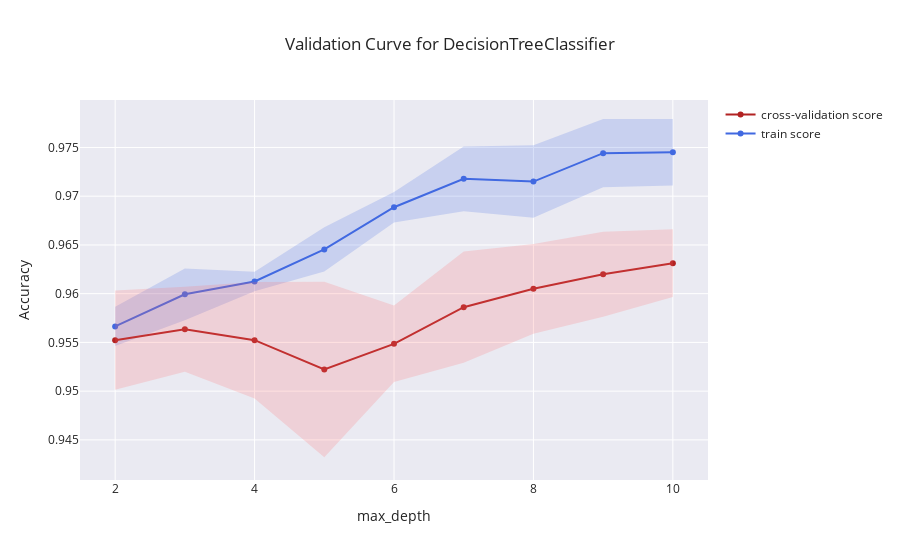
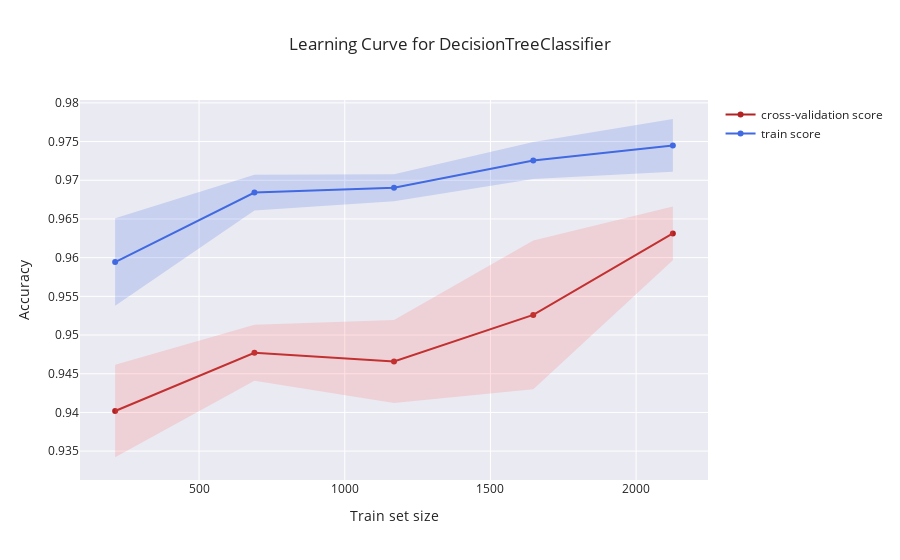
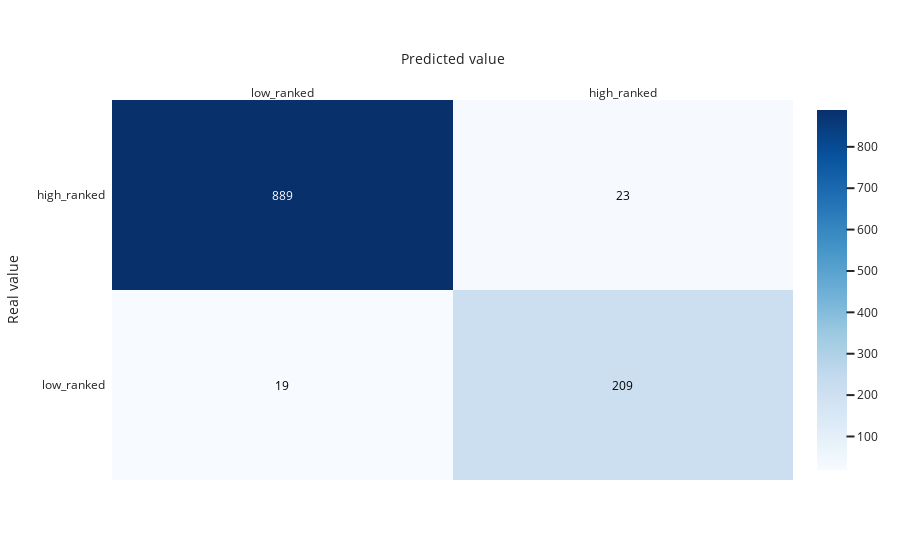

Notebook cell for these charts, in order:
### Markdown cell above
### Decision Tree

### Code cell
parameters = {'max_depth': [2,3,4,5,6,7,8,9,10], 'criterion': ['gini', 'entropy'], 'splitter': ['best', 'random'], 'min_samples_split': [3, 5, 7, 9, 12], 'min_samples_leaf': [3, 5, 7, 9, 12], 'max_features': ['sqrt', 'log2', None]}
best_model = classification.show_report("Decision Tree", DecisionTreeClassifier(), parameters, validation_parameter='max_depth', normalization=False)

### Figure 1 — Plotly figure (JSON) as saved in the notebook; plotly's stock layout.template omitted (floating-point values rounded to 4 significant figures)
{"data": [{"line": {"color": "royalblue"}, "name": "train score", "type": "scatter", "x": [2, 3, 4, 5, 6, 7, 8, 9, 10], "y": [0.9566, 0.9599, 0.9612, 0.9645, 0.9689, 0.9718, 0.9715, 0.9744, 0.9745]}, {"line": {"width": 0}, "mode": "lines", "showlegend": false, "type": "scatter", "x": [2, 3, 4, 5, 6, 7, 8, 9, 10], "y": [0.9586, 0.9626, 0.9623, 0.9668, 0.9704, 0.9751, 0.9752, 0.9779, 0.9779]}, {"fill": "tonexty", "fillcolor": "rgba(65,105,225,0.2)", "line": {"color": "rgba(255,255,255,0)"}, "showlegend": false, "type": "scatter", "x": [2, 3, 4, 5, 6, 7, 8, 9, 10], "y": [0.9546, 0.9573, 0.9602, 0.9623, 0.9673, 0.9685, 0.9678, 0.9709, 0.9711]}, {"line": {"color": "firebrick"}, "name": "cross-validation score", "type": "scatter", "x": [2, 3, 4, 5, 6, 7, 8, 9, 10], "y": [0.9552, 0.9564, 0.9552, 0.9522, 0.9549, 0.9586, 0.9605, 0.962, 0.9631]}, {"line": {"width": 0}, "mode": "lines", "showlegend": false, "type": "scatter", "x": [2, 3, 4, 5, 6, 7, 8, 9, 10], "y": [0.9603, 0.9607, 0.9612, 0.9612, 0.9588, 0.9643, 0.9651, 0.9664, 0.9666]}, {"fill": "tonexty", "fillcolor": "rgba(255,107,107,0.2)", "line": {"color": "rgba(255,255,255,0)"}, "showlegend": false, "type": "scatter", "x": [2, 3, 4, 5, 6, 7, 8, 9, 10], "y": [0.9501, 0.952, 0.9493, 0.9432, 0.9509, 0.9529, 0.9559, 0.9576, 0.9597]}], "layout": {"title": {"text": "Validation Curve for DecisionTreeClassifier"}, "xaxis": {"title": {"text": "max_depth"}}, "yaxis": {"title": {"text": "Accuracy"}}}}

### Figure 2 — Plotly figure (JSON) as saved in the notebook; plotly's stock layout.template omitted (floating-point values rounded to 4 significant figures)
{"data": [{"line": {"color": "royalblue"}, "name": "train score", "type": "scatter", "x": [212, 690, 1169, 1647, 2126], "y": [0.9594, 0.9684, 0.969, 0.9726, 0.9745]}, {"line": {"width": 0}, "mode": "lines", "showlegend": false, "type": "scatter", "x": [212, 690, 1169, 1647, 2126], "y": [0.9651, 0.9707, 0.9708, 0.9749, 0.9779]}, {"fill": "tonexty", "fillcolor": "rgba(65,105,225,0.2)", "line": {"color": "rgba(255,255,255,0)"}, "showlegend": false, "type": "scatter", "x": [212, 690, 1169, 1647, 2126], "y": [0.9538, 0.9661, 0.9673, 0.9702, 0.9711]}, {"line": {"color": "firebrick"}, "name": "cross-validation score", "type": "scatter", "x": [212, 690, 1169, 1647, 2126], "y": [0.9402, 0.9477, 0.9466, 0.9526, 0.9631]}, {"line": {"width": 0}, "mode": "lines", "showlegend": false, "type": "scatter", "x": [212, 690, 1169, 1647, 2126], "y": [0.9462, 0.9513, 0.9519, 0.9622, 0.9666]}, {"fill": "tonexty", "fillcolor": "rgba(255,107,107,0.2)", "line": {"color": "rgba(255,255,255,0)"}, "showlegend": false, "type": "scatter", "x": [212, 690, 1169, 1647, 2126], "y": [0.9342, 0.9441, 0.9412, 0.943, 0.9597]}], "layout": {"title": {"text": "Learning Curve for DecisionTreeClassifier"}, "xaxis": {"title": {"text": "Train set size"}}, "yaxis": {"title": {"text": "Accuracy"}}}}

### Figure 3 — Plotly figure (JSON) as saved in the notebook; plotly's stock layout.template omitted (floating-point values rounded to 4 significant figures)
{"data": [{"colorscale": [[0, "rgb(247,251,255)"], [0.125, "rgb(222,235,247)"], [0.25, "rgb(198,219,239)"], [0.375, "rgb(158,202,225)"], [0.5, "rgb(107,174,214)"], [0.625, "rgb(66,146,198)"], [0.75, "rgb(33,113,181)"], [0.875, "rgb(8,81,156)"], [1, "rgb(8,48,107)"]], "reversescale": false, "showscale": true, "type": "heatmap", "x": ["low_ranked", "high_ranked"], "y": ["low_ranked", "high_ranked"], "z": [[19, 209], [889, 23]]}], "layout": {"annotations": [{"font": {"color": "#000000"}, "showarrow": false, "text": "19", "x": "low_ranked", "xref": "x", "y": "low_ranked", "yref": "y"}, {"font": {"color": "#000000"}, "showarrow": false, "text": "209", "x": "high_ranked", "xref": "x", "y": "low_ranked", "yref": "y"}, {"font": {"color": "#FFFFFF"}, "showarrow": false, "text": "889", "x": "low_ranked", "xref": "x", "y": "high_ranked", "yref": "y"}, {"font": {"color": "#000000"}, "showarrow": false, "text": "23", "x": "high_ranked", "xref": "x", "y": "high_ranked", "yref": "y"}], "xaxis": {"dtick": 1, "gridcolor": "rgb(0, 0, 0)", "side": "top", "ticks": "", "title": {"text": "Predicted value"}}, "yaxis": {"dtick": 1, "ticks": "", "ticksuffix": "  ", "title": {"text": "Real value"}}}}
